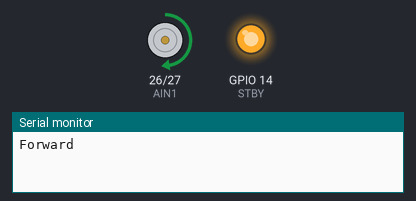
Simulated run of this sketch. Board: ESP32. Parts: motor-driver pin pairs drawn as motors (green arrow = first pin HIGH = forward, orange = second pin HIGH = backward, longer = more drive, scaled by the enable pin, stopped while the standby pin is LOW), output pins drawn as LEDs (lit = HIGH), the last lines printed to the serial monitor.

Above: at 1.0 s.
At 2.5 s:
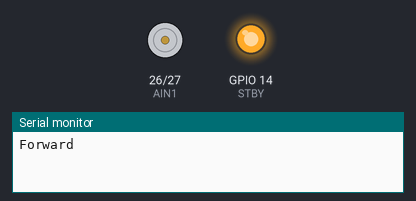
At 4.0 s:
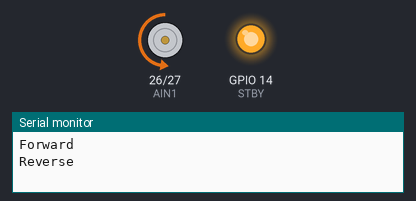
Timing chart, 0 to 7.8 s (numbered marks = the images above):
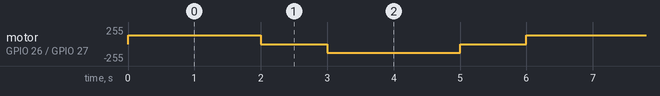

The sketch:

basic_motordirection_test.ino
```cpp
// Stage 1: Basic direction test
// TB6612FNG + ESP32, Motor A (ESP32 core 3.x)

#define AIN1  26
#define AIN2  27
#define PWMA  25
#define STBY  14

#define PWM_FREQ       1000
#define PWM_RESOLUTION 8

void motorForward(int speed) {
  digitalWrite(AIN1, HIGH);
  digitalWrite(AIN2, LOW);
  ledcWrite(PWMA, speed);
}

void motorReverse(int speed) {
  digitalWrite(AIN1, LOW);
  digitalWrite(AIN2, HIGH);
  ledcWrite(PWMA, speed);
}

void motorStop() {
  digitalWrite(AIN1, LOW);
  digitalWrite(AIN2, LOW);
  ledcWrite(PWMA, 0);
}

void setup() {
  Serial.begin(115200);

  pinMode(AIN1, OUTPUT);
  pinMode(AIN2, OUTPUT);
  pinMode(STBY, OUTPUT);
  digitalWrite(STBY, HIGH);

  ledcAttach(PWMA, PWM_FREQ, PWM_RESOLUTION);
}

void loop() {
  Serial.println("Forward");
  motorForward(128);
  delay(2000);

  motorStop();
  delay(1000);

  Serial.println("Reverse");
  motorReverse(128);
  delay(2000);

  motorStop();
  delay(1000);
}
```

Measured:
- by itself, motor on GPIO 26 (AIN1) / GPIO 27 (AIN2): repeats every 6.0 s: stopped 1.0 s, backward 128/255 2.0 s, stopped 1.0 s, forward 128/255 2.0 s
